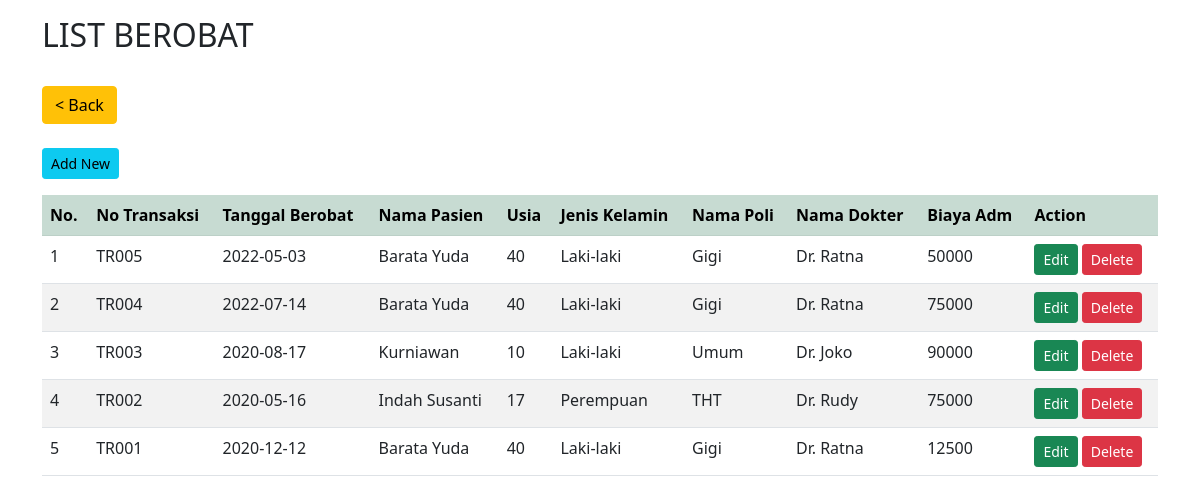
The page /berobat/index.php on the database its author committed.
### tables this page shows
CREATE TABLE `berobat` (
  `no_transaksi` varchar(255) NOT NULL,
  `pasien_id` int(11) DEFAULT NULL,
  `tanggal_berobat` date DEFAULT NULL,
  `dokter_id` int(11) DEFAULT NULL,
  `keluhan` varchar(255) DEFAULT NULL,
  `biaya_admin` int(11) DEFAULT NULL
);

CREATE TABLE `pasien` (
  `pasien_id` int(11) NOT NULL,
  `nama_pasien` varchar(255) DEFAULT NULL,
  `tanggal_lahir` date DEFAULT NULL,
  `jenis_kelamin` varchar(255) DEFAULT NULL,
  `alamat` varchar(255) DEFAULT NULL
);

CREATE TABLE `poli` (
  `poli_id` int(11) NOT NULL,
  `nama_poli` varchar(255) DEFAULT NULL
);

CREATE TABLE `dokter` (
  `dokter_id` int(11) NOT NULL,
  `nama_dokter` varchar(255) DEFAULT NULL,
  `poli_id` int(11) DEFAULT NULL
);

### function/main.php (called while the page is built)
<?php
$conn = mysqli_connect('localhost', 'root', '', 'admin_klinik');
function query($query)
{
    global $conn;
    $result = mysqli_query($conn, $query);
    $rows = [];
    while ($row = mysqli_fetch_assoc($result)) {
        $rows[] = $row;
    }
    return $rows;
}

### berobat/index.php (the view, shortened to what this page needs)
<?php
$list_berobat = query(
    'SELECT
    berobat.no_transaksi,
    berobat.tanggal_berobat,
    pasien.nama_pasien,
    TIMESTAMPDIFF(YEAR, pasien.tanggal_lahir, NOW()) AS usia,
    pasien.jenis_kelamin,
    poli.nama_poli,
    dokter.nama_dokter,
    berobat.biaya_admin
    FROM
    berobat
    JOIN pasien ON berobat.pasien_id = pasien.pasien_id
    JOIN dokter ON berobat.dokter_id = dokter.dokter_id
    JOIN poli ON dokter.poli_id = poli.poli_id
    ORDER BY berobat.no_transaksi DESC'
);
?>
<!DOCTYPE html>
<html lang="en">
<head>
    <link href="https://cdn.jsdelivr.net/npm/bootstrap@5.1.3/dist/css/bootstrap.min.css" rel="stylesheet">
</head>
<body>
    <div class="container mt-3">
        <h2>LIST BEROBAT</h2><br>
        <a href='../index.php' class='btn btn-warning'>
            < Back</a><br><br>
                <p><a href='create.php' class='btn btn-info btn-sm'>Add New</a></p>
                <table class='table table-striped'>
                    <tr class='table-success'>
                        <th>No.</th>
                        <th>No Transaksi</th>
                        <th>Tanggal Berobat</th>
                        <th>Nama Pasien</th>
                        <th>Usia</th>
                        <th>Jenis Kelamin</th>
                        <th>Nama Poli</th>
                        <th>Nama Dokter</th>
                        <th>Biaya Adm</th>
                        <th>Action</th>
                    </tr>
                    <?php $i = 1; ?>
                    <?php foreach ($list_berobat as $row) : ?>
                        <tr>
                            <td><?= $i; ?></td>
                            <td><?= $row['no_transaksi']; ?></td>
                            <td><?= $row['tanggal_berobat']; ?></td>
                            <td><?= $row['nama_pasien']; ?></td>
                            <td><?= $row['usia']; ?></td>
                            <td><?= $row['jenis_kelamin']; ?></td>
                            <td><?= $row['nama_poli']; ?></td>
                            <td><?= $row['nama_dokter']; ?></td>
                            <td><?= $row['biaya_admin']; ?></td>
                            <td>
                                <a href='update.php?status=edit&no_transaksi=<?= $row['no_transaksi']; ?>' class='btn btn-success btn-sm'>Edit</a>
                                <a href='delete.php?no_transaksi=<?= $row['no_transaksi']; ?>' class='btn btn-danger btn-sm' onclick="return confirm('Anda yakin ingin menghapus data ini?');">Delete</a>
                            </td>
                        </tr>
                        <?php $i++; ?>
                    <?php endforeach; ?>
                </table>
    </div>
</body>
</html>

### rows shown on the page
berobat: no_transaksi "TR005", tanggal_berobat "2022-05-03", pasien.nama_pasien "Barata Yuda", usia "40", pasien.jenis_kelamin "Laki-laki", poli.nama_poli "Gigi", dokter.nama_dokter "Dr. Ratna", biaya_admin "50000"
berobat: no_transaksi "TR004", tanggal_berobat "2022-07-14", pasien.nama_pasien "Barata Yuda", usia "40", pasien.jenis_kelamin "Laki-laki", poli.nama_poli "Gigi", dokter.nama_dokter "Dr. Ratna", biaya_admin "75000"
berobat: no_transaksi "TR003", tanggal_berobat "2020-08-17", pasien.nama_pasien "Kurniawan", usia "10", pasien.jenis_kelamin "Laki-laki", poli.nama_poli "Umum", dokter.nama_dokter "Dr. Joko", biaya_admin "90000"
berobat: no_transaksi "TR002", tanggal_berobat "2020-05-16", pasien.nama_pasien "Indah Susanti", usia "17", pasien.jenis_kelamin "Perempuan", poli.nama_poli "THT", dokter.nama_dokter "Dr. Rudy", biaya_admin "75000"
berobat: no_transaksi "TR001", tanggal_berobat "2020-12-12", pasien.nama_pasien "Barata Yuda", usia "40", pasien.jenis_kelamin "Laki-laki", poli.nama_poli "Gigi", dokter.nama_dokter "Dr. Ratna", biaya_admin "12500"
